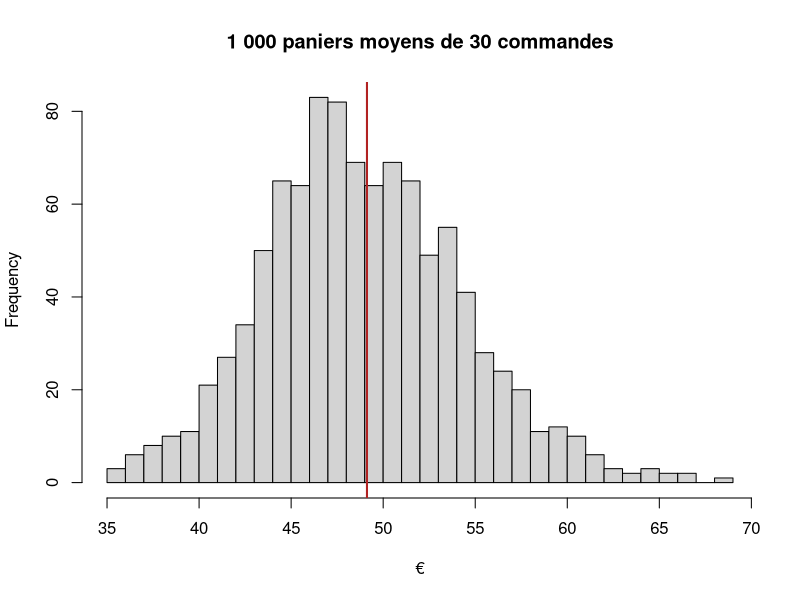

This figure's R source:
# Fil rouge, étape 2 : échantillonner (version R)
# Le service client ne peut rappeler que 30 clients. Que vaut le panier moyen, et avec quelle précision ?

commandes = read.table("medias/filRouge/commandes.csv", sep = ";", dec = ",", header = TRUE, fileEncoding = "UTF-8-BOM")

# La « vraie » valeur, qu'on ne connaît jamais en pratique (ici on a les 2 000 commandes) :
mu    = mean(commandes$montant_eur)    # 49.12 €
sigma = sd(commandes$montant_eur)      # 31.01 €

# 1. Chacun tire ses 30 commandes ------------------------------------------
# set.seed(42)                          # à décommenter pour retomber sur le même tirage
echantillon = commandes[sample(nrow(commandes), 30), ]
nrow(echantillon)                       # 30

x    = echantillon$montant_eur
n    = length(x)
xbar = mean(x)                          # VOTRE panier moyen, à noter dans le tableau partagé
s    = sd(x)                            # VOTRE écart-type (divise par n-1, comme ECARTYPE.STANDARD)
xbar; s

# satisfaction moyenne de vos 30 clients
mean(echantillon$satisfaction)

# 2. Votre intervalle de confiance à 95 % ----------------------------------
# à la main : xbar ± t(0.975, n-1) × s / racine(n)
erreur_standard = s / sqrt(n)
t_critique = qt(0.975, df = n - 1)      # 2.045 (Excel : LOI.STUDENT.INVERSE.BILATERALE(0,05;29))
c(xbar - t_critique * erreur_standard, xbar + t_critique * erreur_standard)

# la même chose en une ligne :
t.test(x)$conf.int

# l'intervalle contient-il le vrai panier moyen ?
ic = t.test(x)$conf.int
ic[1] <= mu & mu <= ic[2]               # TRUE ou FALSE : à dire au formateur

# 3. Le tableau de la salle --------------------------------------------------
# Collez ici les moyennes et écarts-types de chacun (exemple avec 8 stagiaires) :
moyennes_salle    = c(56.7, 44.2, 51.9, 47.3, 60.1, 42.8, 49.5, 53.0)
ecarts_types_salle = c(43.7, 25.1, 33.8, 28.9, 39.2, 24.4, 30.6, 35.5)

mean(moyennes_salle)                    # proche de 49.12 : les moyennes tournent autour de la vérité
sd(moyennes_salle)                      # l'écart-type DES MOYENNES : à comparer à...
sigma / sqrt(30)                        # 5.66 : l'erreur standard théorique
mean(ecarts_types_salle)                # les s tournent autour de 31

# combien d'intervalles de la salle contiennent 49.12 ?
bas  = moyennes_salle - 2.045 * ecarts_types_salle / sqrt(30)
haut = moyennes_salle + 2.045 * ecarts_types_salle / sqrt(30)
data.frame(moyenne = moyennes_salle, bas = round(bas, 1), haut = round(haut, 1), contient_mu = bas <= mu & mu <= haut)
sum(bas <= mu & mu <= haut)             # sur 8, on en attend 7 ou 8 (95 %)

# 4. Ce que la salle fait 8 fois, R le fait 1 000 fois --------------------
tirage = function(n) {
  x = sample(commandes$montant_eur, n)
  c(moyenne = mean(x), ecart_type = sd(x))
}
resultats = t(replicate(1000, tirage(30)))   # 1000 lignes : moyenne, ecart_type
head(resultats)

mean(resultats[, "moyenne"])            # ≈ 49.1 : pas de biais
sd(resultats[, "moyenne"])              # ≈ 5.6  : l'erreur standard, sigma / racine(30)
mean(resultats[, "ecart_type"])         # ≈ 30.5 : s estime sigma, un peu en dessous en moyenne

hist(resultats[, "moyenne"], breaks = 30, main = "1 000 paniers moyens de 30 commandes", xlab = "€")
abline(v = mu, col = "firebrick", lwd = 2)
# la distribution du panier était très asymétrique (étape 1) ; celle des moyennes est en cloche : TCL

# quelle part des 1 000 intervalles contient 49.12 € ?
bas  = resultats[, "moyenne"] - 2.045 * resultats[, "ecart_type"] / sqrt(30)
haut = resultats[, "moyenne"] + 2.045 * resultats[, "ecart_type"] / sqrt(30)
mean(bas <= mu & mu <= haut)            # ≈ 0.93 : un peu moins que 95 % (panier très asymétrique, n = 30 petit)

# et avec n = 100 ?
resultats100 = t(replicate(1000, tirage(100)))
sd(resultats100[, "moyenne"])           # ≈ 3.1 : sigma / racine(100). Quatre fois plus de clients, erreur divisée par deux (pas par quatre)
bas  = resultats100[, "moyenne"] - 1.984 * resultats100[, "ecart_type"] / sqrt(100)
haut = resultats100[, "moyenne"] + 1.984 * resultats100[, "ecart_type"] / sqrt(100)
mean(bas <= mu & mu <= haut)            # ≈ 0.95

# 5. Combien de clients rappeler pour connaître le panier moyen à ± 5 € ? à ± 2 € ?
# on isole n dans la demi-largeur e = z × sigma / racine(n)
e = 5;  ceiling((1.96 * sigma / e)^2)   # 148 clients
e = 2;  ceiling((1.96 * sigma / e)^2)   # 924 clients
# en pratique on ne connaît pas sigma : on prend le s d'un premier petit échantillon, ou power.t.test :
power.t.test(delta = 5, sd = sigma, sig.level = 0.05, power = 0.8, type = "one.sample")
